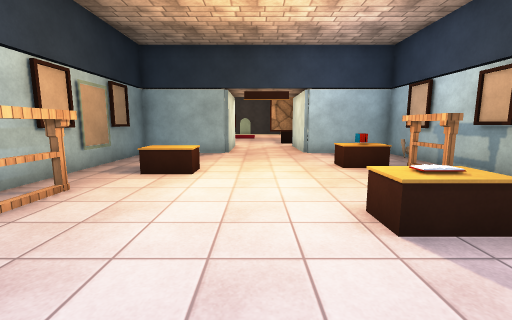
View 1 (above)

15 first-person views from a walk through a scene from a Unity 3-D project. The camera is 1.4 m above the floor, tilts 8° down and sees 90° across. Doors are open. The floor is counted in squares, 1 m on a side. Each view is taken from the middle of a square. On the plan, view 1 faces up. The plan holds only what a view shows up to about 13 squares ahead; the rest is blank. The place goes on beyond the plan. The player character is not drawn. Some animated figures are not drawn. Some surface patterns are stand-ins.

View 2
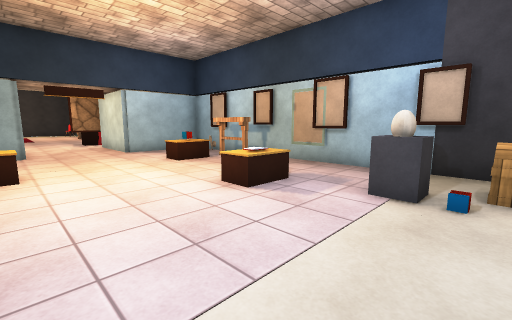

View 3
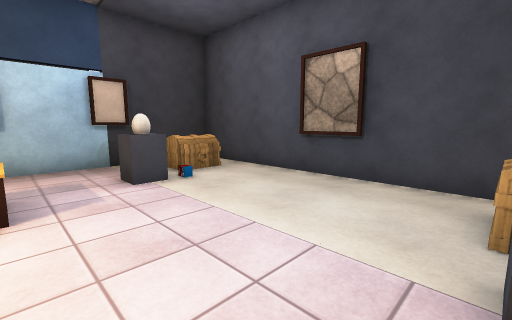

View 4
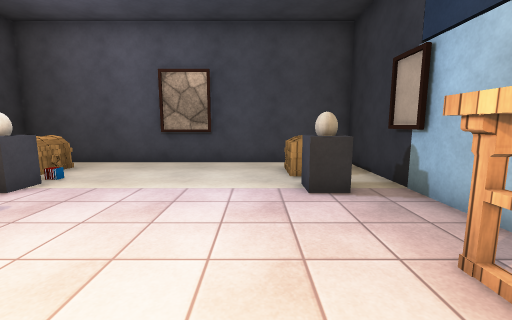

View 5
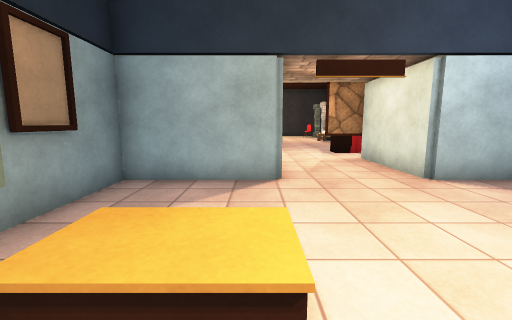

View 6
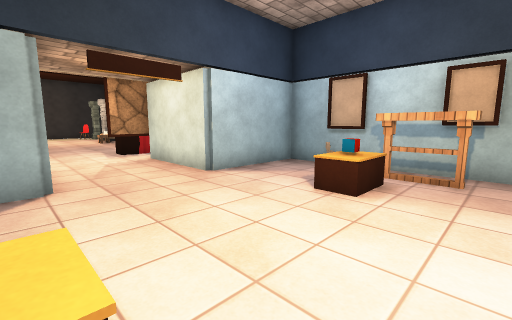

View 7
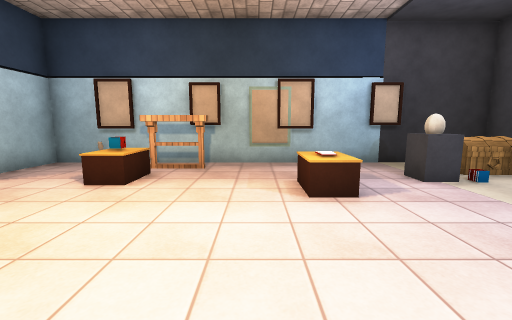

View 8
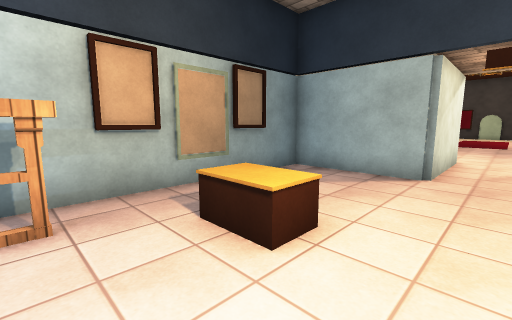

View 9
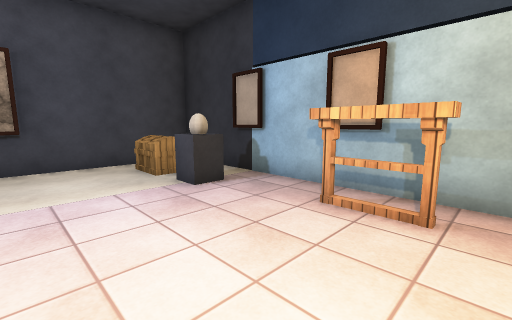

View 10
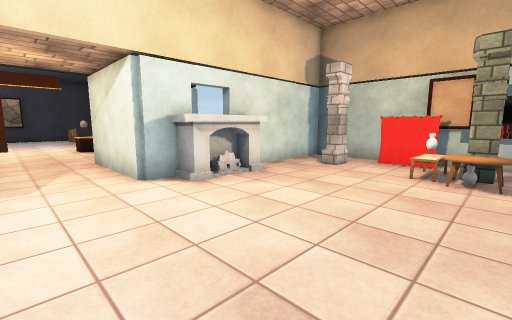

View 11
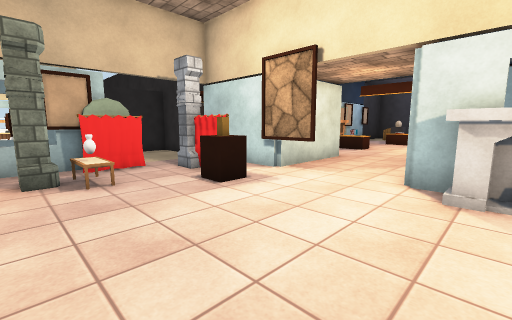

View 12
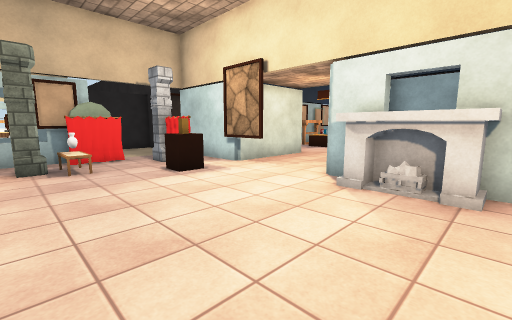

View 13
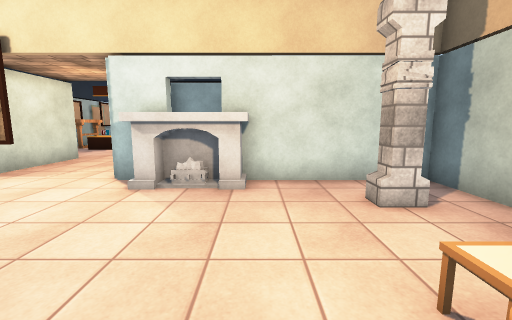

View 14
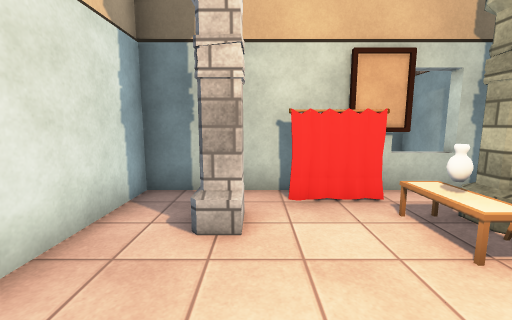

View 15
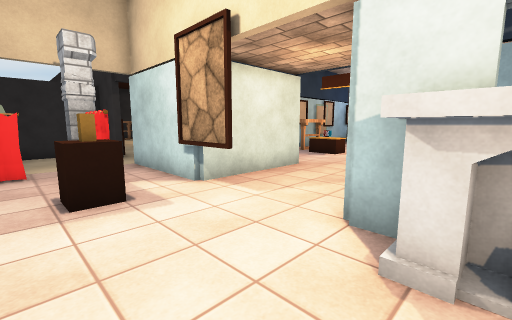

### Floor plan
Key: @ floor where view 1 was taken; # wall or solid block; . floor; D open door; ^ raised ledge; O other object.
Columns run from 17 left of view 1 to 9 right of it. Each row starts with its distance up from view 1.
 23 OO  #  #..OO..........O.#
 22     #  #OOOO.........OOO#
 21     #   O..............##
 20          ..............#.
 19        #..O........O..O ..
 18        #.OO........OOOO...
 17        #....OOOO..#########
 16        #####   #...##
 15                #....#
 14                #....#
 13            #####....####
 12            #...........##
 11            #............#
 10             O..........O#
  9             #.......O^..#
  8             #.^^....OOO.#
  7             O.^^......OO#
  6            #............#
  5            #.O.........##
  4             OO.....^^..#
  3            ##......^^..##
  2            #............#
  1            ##OO.....OOD##
  0             OOO..@..OO.O#
 -1            #.OO......OO.#
 -2            #.OO......OO #
 -3            #  ...##.... #
 -4             ############

Where each view was taken, in squares from view 1:
view 1: 0 up, 0 right, facing up
view 2: 1 down, 2 left, facing up-right
view 3: 3 up, 3 left, facing down-right
view 4: 6 up, 2 left, facing down
view 5: 6 up, 2 left, facing up
view 6: 6 up, 2 left, facing up-right
view 7: 5 up, 3 left, facing right
view 8: 5 up, 0 right, facing up-left
view 9: 6 up, 0 right, facing down-left
view 10: 23 up, 1 right, facing down-left
view 11: 23 up, 3 left, facing down-right
view 12: 23 up, 5 left, facing down-right
view 13: 23 up, 5 left, facing down
view 14: 19 up, 4 left, facing left
view 15: 20 up, 3 left, facing down-right
